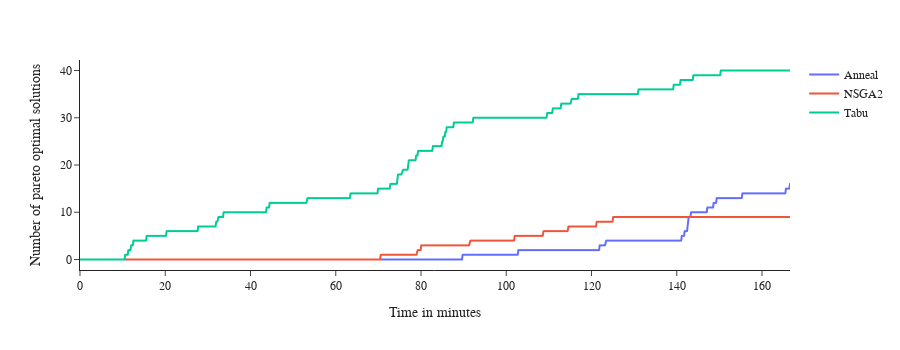

Notebook source saved alongside this figure:
### Code cell
plot_performance_2d(df_filtered)

### Figure 1 — Plotly figure (JSON) as saved in the notebook; plotly's stock layout.template omitted (floating-point values rounded to 4 significant figures; data arrays with more than 128 entries replaced by an {"elided": "..."} marker saying what was removed)
{"data": [{"hovertemplate": "optimizer=Anneal<br>Time in minutes=%{x}<br>Number of pareto optimal solutions=%{y}<extra></extra>", "legendgroup": "Anneal", "line": {"color": "#636efa", "dash": "solid"}, "marker": {"symbol": "circle"}, "mode": "lines", "name": "Anneal", "showlegend": true, "type": "scattergl", "x": {"elided": "1447 float values"}, "xaxis": "x", "y": {"elided": "1447 int values"}, "yaxis": "y"}, {"hovertemplate": "optimizer=NSGA2<br>Time in minutes=%{x}<br>Number of pareto optimal solutions=%{y}<extra></extra>", "legendgroup": "NSGA2", "line": {"color": "#EF553B", "dash": "solid"}, "marker": {"symbol": "circle"}, "mode": "lines", "name": "NSGA2", "showlegend": true, "type": "scattergl", "x": {"elided": "1037 float values"}, "xaxis": "x", "y": {"elided": "1037 int values"}, "yaxis": "y"}, {"hovertemplate": "optimizer=Tabu<br>Time in minutes=%{x}<br>Number of pareto optimal solutions=%{y}<extra></extra>", "legendgroup": "Tabu", "line": {"color": "#00cc96", "dash": "solid"}, "marker": {"symbol": "circle"}, "mode": "lines", "name": "Tabu", "showlegend": true, "type": "scattergl", "x": {"elided": "1017 float values"}, "xaxis": "x", "y": {"elided": "1017 int values"}, "yaxis": "y"}], "layout": {"font": {"family": "Arial, monospace"}, "height": 350, "legend": {"title": {"text": ""}, "tracegroupgap": 0}, "margin": {"t": 60}, "xaxis": {"anchor": "y", "domain": [0, 1], "title": {"text": "Time in minutes"}}, "yaxis": {"anchor": "x", "domain": [0, 1], "title": {"text": "Number of pareto optimal solutions"}}}}
